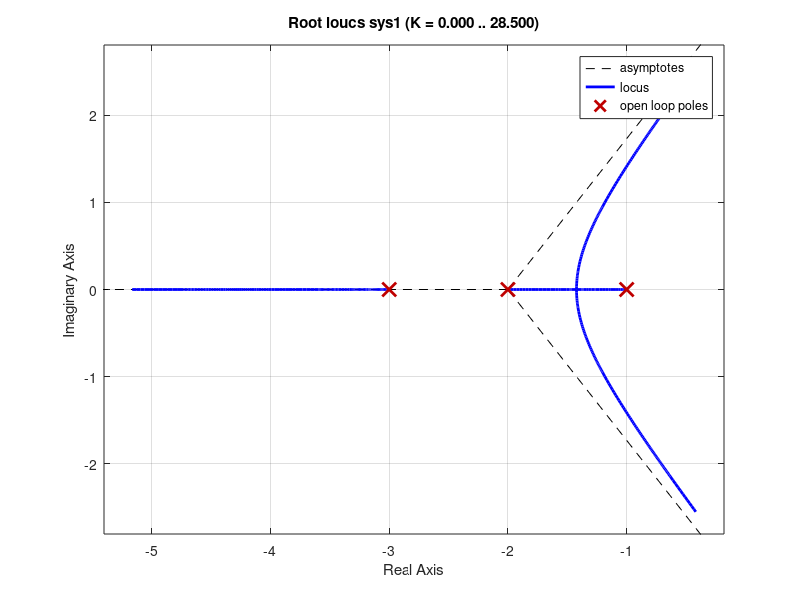

Recreate this plot in MATLAB. (Note: this script raises an error after producing the figure.)
clc
clear all
close all 
num=1;
den = conv([1 1], conv([1 2],[1 3]));
sys = tf(num,den);
sys1 = zpk(sys)
rlocus(sys1)
%sgrid
sgrid([0 0.707],[0 5])